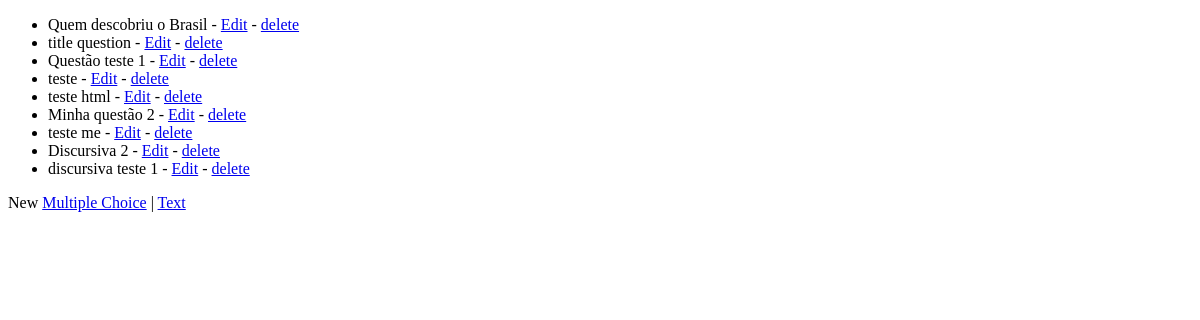
The page /questiondb/question/ on the database as committed earlier.
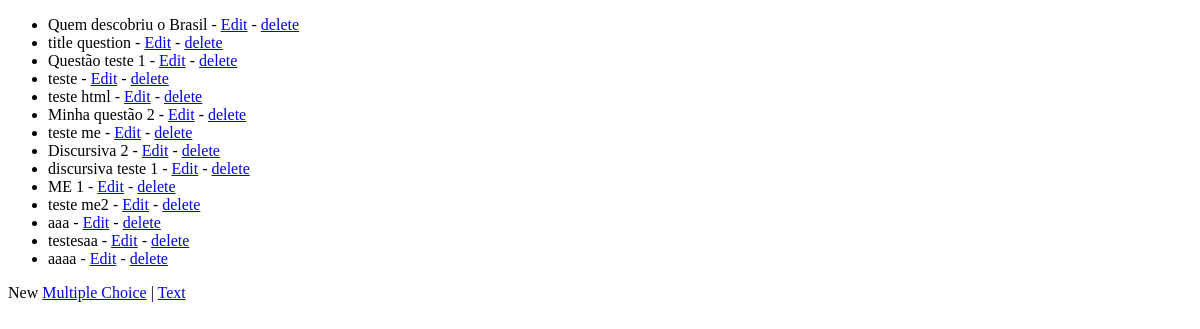
The same page on the database as committed later.
### questiondb/models.py (models this page shows, shortened)
class Question(models.Model):
    title = models.CharField(max_length=300)
    body_html = models.TextField(verbose_name='Text')
    body_plain_text = models.TextField()
    category = models.ForeignKey("category", default=None, blank=True, null=True)
    QUESTION_TYPE = (
        ('t', 'text'),
         ('m', 'multiple choice'),
    )
    DEGREE_OF_DIFICULTY = (
        (1, 'Very Easy'),
        (2, 'Easy'),
        (3, 'Normal'),
        (4, 'Hard'),
        (5, 'Very Hard')
    )
    question_type = models.CharField(max_length=1, choices=QUESTION_TYPE, blank=False, default='t')
    degree_of_dificulty = models.IntegerField(choices=DEGREE_OF_DIFICULTY, blank=False, default=DegreeOfDificulty.Normal)
    def __str__(self):
        return self.title

### questiondb/views.py (the view)
class QuestionListView(generic.ListView):
    model = Question

### questiondb/templates/questiondb/question_list.html (shortened to what this page needs)
<!DOCTYPE html>
<html lang="en">
<head>
</head>
<body>
{% if question_list %}
<ul>
{% for question in question_list %}
    <li>{{ question }} - <a href="{% url 'question-update' question.pk %}">Edit</a> -
    <a href="{% url 'question-delete' question.pk %}">delete</a> </li>
{% endfor %}
</ul>
{% endif %}
<p>
New
<a href="{% url 'question-create' 'm'%}">Multiple Choice</a> |
<a href="{% url 'question-create' 't'%}">Text</a>
</p>
</body>
</html>

Rows that differ between the two databases and show on the page:
added Question: title "ME 1"
added Question: title "teste me2"
added Question: title "aaa"
added Question: title "testesaa"
added Question: title "aaaa"
